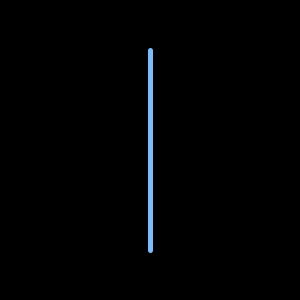
Frame 1 (no input)
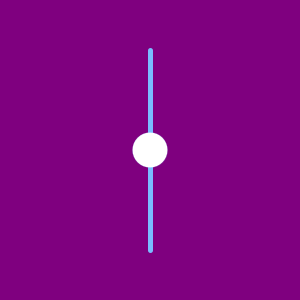
Frame 60 (the mouse pressed at the canvas centre just before this capture)
Frame 120 (the mouse held since frame 60 and released just before this capture): identical to frame 60, image omitted

The Processing sketch that drew these frames (run headless with seeded random() and noise(); from frame 60 on, the mouse is pressed at the canvas centre):

// Processing sketch: Checkpoint_3
// ── Checkpoint_3.pde
// Checkpoint 3

float sliderY = 150;
float radius;
float background;

void setup () {
  size(300, 300);
  stroke(#79BDFF);
  fill(#79BDFF);
}

void draw () {
  background(background, 0, background);
  strokeWeight(5);
  line(150, 50, 150, 250);

  fill(255);
  strokeWeight(0);
  circle(150, sliderY, radius);

  radius = map(sliderY, 50, 250, 10, 60);
  background = map(sliderY, 50, 250, 0, 255);
}

void mouseDragged() {
  controlSlider();
}

void mousePressed() {
  controlSlider();
}

void controlSlider() {
  if (mouseX > 140 && mouseX < 160 && mouseY > 50 && mouseY < 250) {
    sliderY = mouseY;
  }
}
